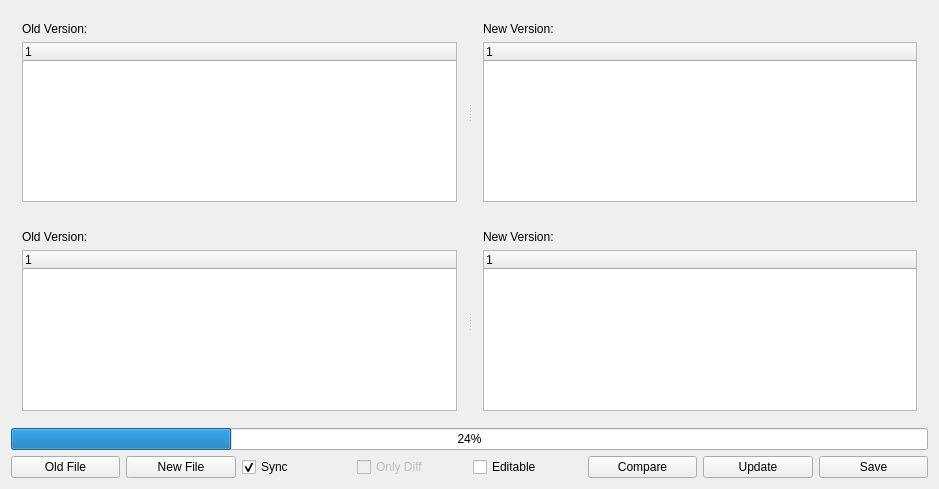
<?xml version="1.0" encoding="UTF-8"?>
<ui version="4.0">
 <class>ComparisonDialog</class>
 <widget class="QDialog" name="ComparisonDialog">
  <property name="geometry">
   <rect>
    <x>0</x>
    <y>0</y>
    <width>939</width>
    <height>489</height>
   </rect>
  </property>
  <property name="windowTitle">
   <string>ComparisonDialog</string>
  </property>
  <layout class="QVBoxLayout" name="verticalLayout_5">
   <item>
    <widget class="QSplitter" name="splitter_compWhole">
     <property name="orientation">
      <enum>Qt::Horizontal</enum>
     </property>
     <widget class="QWidget" name="widget_compOld" native="true">
      <layout class="QVBoxLayout" name="verticalLayout">
       <item>
        <widget class="QLabel" name="label_compOld">
         <property name="text">
          <string>Old Version:</string>
         </property>
        </widget>
       </item>
       <item>
        <widget class="UpdatedTreeWidget" name="treeWidget_compOld">
         <column>
          <property name="text">
           <string/>
          </property>
         </column>
        </widget>
       </item>
      </layout>
     </widget>
     <widget class="QWidget" name="widget_compNew" native="true">
      <layout class="QVBoxLayout" name="verticalLayout_2">
       <item>
        <widget class="QLabel" name="label_compNew">
         <property name="text">
          <string>New Version:</string>
         </property>
        </widget>
       </item>
       <item>
        <widget class="UpdatedTreeWidget" name="treeWidget_compNew">
         <column>
          <property name="text">
           <string/>
          </property>
         </column>
        </widget>
       </item>
      </layout>
     </widget>
    </widget>
   </item>
   <item>
    <widget class="QSplitter" name="splitter_compPart">
     <property name="orientation">
      <enum>Qt::Horizontal</enum>
     </property>
     <widget class="QWidget" name="widget_compOldPart" native="true">
      <layout class="QVBoxLayout" name="verticalLayout_3">
       <item>
        <widget class="QLabel" name="label_compOldPart">
         <property name="text">
          <string>Old Version:</string>
         </property>
        </widget>
       </item>
       <item>
        <widget class="UpdatedTreeWidget" name="treeWidget_compOldPart">
         <column>
          <property name="text">
           <string notr="true"/>
          </property>
         </column>
        </widget>
       </item>
      </layout>
     </widget>
     <widget class="QWidget" name="widget_compNewPart" native="true">
      <layout class="QVBoxLayout" name="verticalLayout_4">
       <item>
        <widget class="QLabel" name="label_compNewPart">
         <property name="text">
          <string>New Version:</string>
         </property>
        </widget>
       </item>
       <item>
        <widget class="UpdatedTreeWidget" name="treeWidget_compNewPart">
         <column>
          <property name="text">
           <string/>
          </property>
         </column>
        </widget>
       </item>
      </layout>
     </widget>
    </widget>
   </item>
   <item>
    <widget class="QProgressBar" name="progressBar_comp">
     <property name="value">
      <number>24</number>
     </property>
    </widget>
   </item>
   <item>
    <layout class="QHBoxLayout" name="horizontalLayout_2">
     <item>
      <widget class="QPushButton" name="btn_compOld">
       <property name="text">
        <string>Old File</string>
       </property>
       <property name="autoDefault">
        <bool>false</bool>
       </property>
      </widget>
     </item>
     <item>
      <widget class="QPushButton" name="btn_compNew">
       <property name="text">
        <string>New File</string>
       </property>
       <property name="autoDefault">
        <bool>false</bool>
       </property>
      </widget>
     </item>
     <item>
      <widget class="QCheckBox" name="checkBox_compSync">
       <property name="text">
        <string>Sync</string>
       </property>
       <property name="checked">
        <bool>true</bool>
       </property>
      </widget>
     </item>
     <item>
      <widget class="QCheckBox" name="checkBox_compDiff">
       <property name="enabled">
        <bool>false</bool>
       </property>
       <property name="text">
        <string>Only Diff</string>
       </property>
       <property name="checkable">
        <bool>true</bool>
       </property>
      </widget>
     </item>
     <item>
      <widget class="QCheckBox" name="checkBox_compEdit">
       <property name="text">
        <string>Editable</string>
       </property>
      </widget>
     </item>
     <item>
      <widget class="QPushButton" name="btn_compComp">
       <property name="text">
        <string>Compare</string>
       </property>
       <property name="autoDefault">
        <bool>false</bool>
       </property>
      </widget>
     </item>
     <item>
      <widget class="QPushButton" name="btn_compUpdate">
       <property name="text">
        <string>Update</string>
       </property>
       <property name="autoDefault">
        <bool>false</bool>
       </property>
      </widget>
     </item>
     <item>
      <widget class="QPushButton" name="btn_compSave">
       <property name="text">
        <string>Save</string>
       </property>
       <property name="autoDefault">
        <bool>false</bool>
       </property>
      </widget>
     </item>
    </layout>
   </item>
  </layout>
 </widget>
 <layoutdefault spacing="6" margin="11"/>
 <customwidgets>
  <customwidget>
   <class>UpdatedTreeWidget</class>
   <extends>QTreeWidget</extends>
   <header>updatedtreewidget.h</header>
  </customwidget>
 </customwidgets>
 <resources/>
 <connections/>
</ui>
